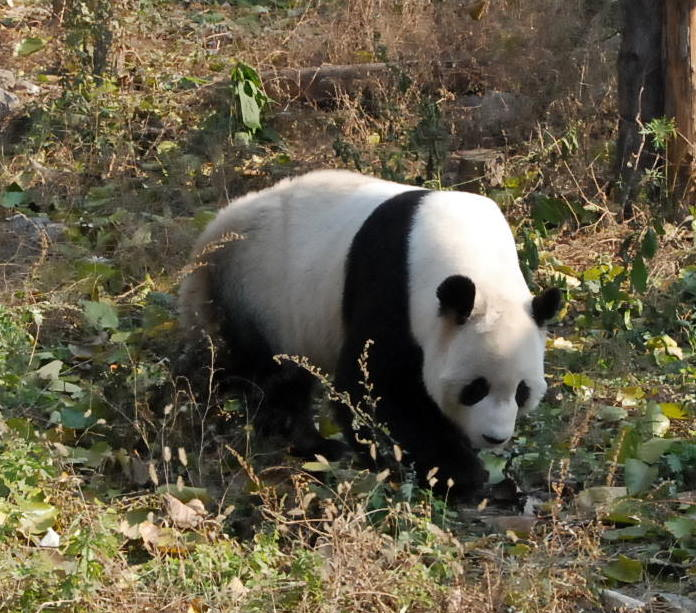
#> input picture brainscore_vision/models/ViT/examples/simple/img.jpg, 696 x 613 px
$ python descriptor.py ../ViT/examples/simple/img.jpg --output out.png
#> lines starting #> are read from the running program, lines starting #| are printed output that depends on the picture
"""Gabor-filter entropy features for arbitrary image sets.

This is a standalone Python port of the descriptor behind the
GaborFilterEntropy4x4Cosine model from the EntropyReanalysis MATLAB scripts.
The default settings match that model: 256x256 grayscale images, six octave
frequency bands [1, 2, 4, 8, 16, 32], six orientations, 30 degree orientation
bandwidth, entropy in a 4x4 spatial grid, and cosine distance for the RDM.

The key Brain-Score-friendly entry point is ``GaborFilterEntropyExtractor``:
call ``extract_from_paths`` or ``extract_from_images`` to get a
stimulus-by-feature matrix that can later be wrapped as model activations.
"""

from __future__ import annotations

import argparse
from dataclasses import dataclass, field
from pathlib import Path
from typing import Iterable, Sequence

import numpy as np
from PIL import Image


@dataclass(frozen=True)
class GaborEntropyConfig:
    """Configurable parameters for the Gabor-filter entropy descriptor."""

    image_size: int = 256
    grid: tuple[int, int] = (4, 4)
    spatial_frequencies: tuple[float, ...] = (1, 2, 4, 8, 16, 32)
    n_orientations: int = 6
    orientation_bandwidth: float = 30.0
    entropy_bins: int = 256
    resize_mode: str = "resize"
    keep_global_entropy: bool = False
    output_dtype: str = "float32"
    valid_extensions: tuple[str, ...] = field(
        default=(".jpg", ".jpeg", ".png", ".bmp", ".tif", ".tiff")
    )


class GaborFilterEntropyExtractor:
    """Compute Gabor-filtered block-entropy image descriptors."""

    def __init__(self, config: GaborEntropyConfig | None = None):
        self.config = config or GaborEntropyConfig()
        self._validate_config()
        self.filter_bank = self._make_filter_bank()

    def extract_from_paths(self, image_paths: Sequence[str | Path]) -> np.ndarray:
        """Return an n_images x n_features descriptor matrix."""

        images = [self._load_image(path) for path in image_paths]
        return self.extract_from_images(images)

    def extract_from_images(self, images: Sequence[np.ndarray | Image.Image]) -> np.ndarray:
        """Return descriptors from already-loaded images."""

        features = [self.extract_one(image) for image in images]
        if not features:
            n_filters = len(self.config.spatial_frequencies) * self.config.n_orientations
            n_blocks = self.config.grid[0] * self.config.grid[1]
            n_features = n_filters * n_blocks
            if self.config.keep_global_entropy:
                n_features += n_filters
            return np.zeros((0, n_features), dtype=self.config.output_dtype)
        return np.asarray(features, dtype=self.config.output_dtype)

    def extract_one(self, image: np.ndarray | Image.Image) -> np.ndarray:
        """Return the descriptor for one image."""

        stimulus = self._prepare_image(image)
        spectrum = np.fft.fftshift(np.fft.fft2(stimulus, s=(self.config.image_size, self.config.image_size)))

        block_vectors = []
        global_values = []
        for current_filter in np.moveaxis(self.filter_bank, 2, 0):
            filtered = spectrum * current_filter
            filtered = np.fft.fftshift(filtered)
            filtered = np.fft.ifft2(filtered)
            filtered = np.real(filtered) / (self.config.image_size * self.config.image_size)
            filtered = self._normalize_zero_one(filtered)

            if self.config.keep_global_entropy:
                global_values.append(image_entropy(filtered, self.config.entropy_bins))
            block_vectors.append(self._block_entropy_vector(filtered))

        descriptor = np.concatenate(block_vectors)
        if self.config.keep_global_entropy:
            descriptor = np.concatenate([np.asarray(global_values, dtype=np.float64), descriptor])
        return descriptor.astype(self.config.output_dtype, copy=False)

    # [4 lines left out: function cosine_rdm, not called in this run]

    def _validate_config(self) -> None:
        cfg = self.config
        if cfg.image_size <= 0 or cfg.image_size & (cfg.image_size - 1):
            raise ValueError("image_size must be a positive power of two, e.g. 256.")
        if cfg.grid[0] <= 0 or cfg.grid[1] <= 0:
            raise ValueError("grid dimensions must be positive.")
        if cfg.n_orientations <= 0:
            raise ValueError("n_orientations must be positive.")
        if cfg.orientation_bandwidth <= 0:
            raise ValueError("orientation_bandwidth must be positive.")
        if cfg.entropy_bins <= 1:
            raise ValueError("entropy_bins must be greater than one.")
        if cfg.resize_mode not in {"resize", "center_crop", "pad"}:
            raise ValueError("resize_mode must be one of: resize, center_crop, pad.")

    def _load_image(self, path: str | Path) -> Image.Image:
        return Image.open(path).convert("L")
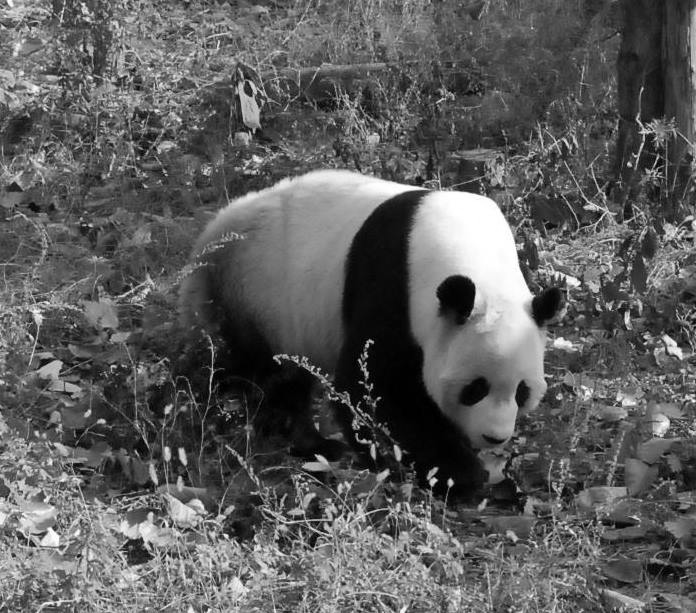
#> returned value: PIL image 696x613 L; min 0, max 255, mean 92.8
#> in extract_from_paths, `images = [self._load_image(path) for path in image_paths]`: images = 1 item

    def _prepare_image(self, image: np.ndarray | Image.Image) -> np.ndarray:
        if isinstance(image, Image.Image):
            pil_image = image.convert("L")
        else:
            array = np.asarray(image)
            if array.ndim == 2:
                pil_image = Image.fromarray(to_uint8(array), mode="L")
            elif array.ndim == 3:
                pil_image = Image.fromarray(to_uint8(array)).convert("L")
            else:
                raise ValueError(f"Expected 2D or 3D image array, got shape {array.shape}.")

        pil_image = resize_grayscale_image(pil_image, self.config.image_size, self.config.resize_mode)
        return np.asarray(pil_image, dtype=np.float64) / 255.0

    def _make_filter_bank(self) -> np.ndarray:
        n = self.config.image_size
        n_filters = len(self.config.spatial_frequencies) * self.config.n_orientations
        filter_bank = np.zeros((n, n, n_filters), dtype=np.float64)

        filter_index = 0
        for low_cutoff in self.config.spatial_frequencies:
            high_cutoff = low_cutoff * 2
            frequency_filter = freq_filt(n, low_cutoff, high_cutoff)
            for orientation_index in range(1, self.config.n_orientations + 1):
                orientation = orientation_index * (180 / self.config.n_orientations)
                orientation -= 180 / self.config.n_orientations
                orientation = 180 - orientation
                low_orientation = orientation - self.config.orientation_bandwidth / 2
                high_orientation = orientation + self.config.orientation_bandwidth / 2
                orientation_filter = ori_filt(n, low_orientation, high_orientation)
                filter_bank[:, :, filter_index] = frequency_filter * orientation_filter
                filter_index += 1
        return filter_bank

    def _block_entropy_vector(self, image: np.ndarray) -> np.ndarray:
        row_edges = np.fix(np.linspace(0, image.shape[0], self.config.grid[0] + 1)).astype(int)
        col_edges = np.fix(np.linspace(0, image.shape[1], self.config.grid[1] + 1)).astype(int)
        values = []
        for row_n in range(len(row_edges) - 1):
            row_sel = slice(row_edges[row_n], row_edges[row_n + 1])
            for col_n in range(len(col_edges) - 1):
                col_sel = slice(col_edges[col_n], col_edges[col_n + 1])
                values.append(image_entropy(image[row_sel, col_sel], self.config.entropy_bins))
        return np.asarray(values, dtype=np.float64)

    @staticmethod
    def _normalize_zero_one(image: np.ndarray) -> np.ndarray:
        image = image - np.min(image)
        image_max = np.max(image)
        if image_max > 0:
            image = image / image_max
        return image


def image_entropy(image: np.ndarray, bins: int = 256) -> float:
    """MATLAB entropy-like Shannon entropy over ``bins`` gray-level bins."""

    clipped = np.clip(np.asarray(image, dtype=np.float64), 0.0, 1.0)
    quantized = np.floor(clipped * (bins - 1) + 0.5).astype(np.int64)
    counts = np.bincount(quantized.ravel(), minlength=bins).astype(np.float64)
    probabilities = counts[counts > 0] / counts.sum()
    return float(-np.sum(probabilities * np.log2(probabilities)))


# [12 lines left out: function pairwise_cosine_distance, not called in this run]


def resize_grayscale_image(image: Image.Image, image_size: int, mode: str) -> Image.Image:
    """Return a square grayscale PIL image with side length ``image_size``."""
#> called with image_size = 256, mode = 'resize'

    if mode == "resize":
        return image.resize((image_size, image_size), Image.BICUBIC)
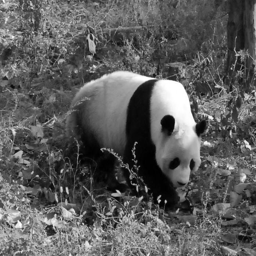
#> returned value: PIL image 256x256 L; min 0, max 255, mean 92.8

    width, height = image.size
    if mode == "center_crop":
        side = min(width, height)
        left = (width - side) // 2
        top = (height - side) // 2
        image = image.crop((left, top, left + side, top + side))
        return image.resize((image_size, image_size), Image.BICUBIC)

    if mode == "pad":
        side = max(width, height)
        canvas = Image.new("L", (side, side), color=128)
        left = (side - width) // 2
        top = (side - height) // 2
        canvas.paste(image, (left, top))
        return canvas.resize((image_size, image_size), Image.BICUBIC)

    raise ValueError(f"Unknown resize mode: {mode}")


# [14 lines left out: function to_uint8, not called in this run]


def discover_images(input_path: str | Path, valid_extensions: Iterable[str]) -> list[Path]:
    """Return sorted image paths from a file, folder, or text file list."""

    path = Path(input_path)
    valid = {extension.lower() for extension in valid_extensions}
    if path.is_dir():
        return sorted(candidate for candidate in path.iterdir() if candidate.suffix.lower() in valid)
    if path.is_file() and path.suffix.lower() in valid:
        return [path]
    if path.is_file():
        base = path.parent
        paths = []
        for line in path.read_text(encoding="utf-8").splitlines():
            stripped = line.strip()
            if not stripped:
                continue
            candidate = Path(stripped)
            if not candidate.is_absolute():
                candidate = base / candidate
            paths.append(candidate)
        return paths
    raise FileNotFoundError(f"Could not find image input: {input_path}")


def parse_args() -> argparse.Namespace:
    parser = argparse.ArgumentParser(
        description="Compute GaborFilterEntropy grid features and optional cosine RDM."
    )
    parser.add_argument("input", help="Image file, image folder, or text file with one image path per line.")
    parser.add_argument("--output", required=True, help="Output .npz, .csv, or .mat file.")
    parser.add_argument("--save", choices=("features", "rdm", "both"), default="features")
    parser.add_argument("--image-size", type=int, default=256)
    parser.add_argument("--grid", type=int, nargs=2, default=(4, 4), metavar=("ROWS", "COLS"))
    parser.add_argument("--spatial-frequencies", type=float, nargs="+", default=(1, 2, 4, 8, 16, 32))
    parser.add_argument("--n-orientations", type=int, default=6)
    parser.add_argument("--orientation-bandwidth", type=float, default=30.0)
    parser.add_argument("--entropy-bins", type=int, default=256)
    parser.add_argument("--resize-mode", choices=("resize", "center_crop", "pad"), default="resize")
    parser.add_argument("--keep-global-entropy", action="store_true")
    return parser.parse_args()


def main() -> None:
    args = parse_args()
    config = GaborEntropyConfig(
        image_size=args.image_size,
        grid=tuple(args.grid),
        spatial_frequencies=tuple(args.spatial_frequencies),
        n_orientations=args.n_orientations,
        orientation_bandwidth=args.orientation_bandwidth,
        entropy_bins=args.entropy_bins,
        resize_mode=args.resize_mode,
        keep_global_entropy=args.keep_global_entropy,
    )
    extractor = GaborFilterEntropyExtractor(config)
    image_paths = discover_images(args.input, config.valid_extensions)
    features = extractor.extract_from_paths(image_paths)
#> the loop in extract_one, `for current_filter in np.moveaxis(self.filter_bank, 2, 0):` made 36 passes
#> image_max in _normalize_zero_one on passes 1 to 12: 1.04e-06, 8.15e-07, 1.43e-06, 2.99e-06, 3.19e-06, 2.52e-06, 4.44e-06, 2.71e-06, 2.32e-06, 3.25e-06, 3.61e-06, 4.26e-06
#> pass 1, in extract_one, `filtered = np.real(filtered) / (self.config.image_size * self.config.i..`:
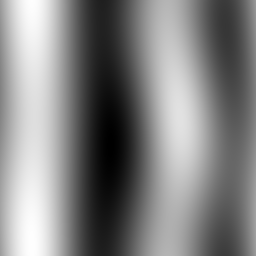
#> filtered: shape (256, 256) float64; min -5.36e-07, max 5.04e-07, mean 9.36e-13; drawn with min black and max white
#> pass 1, in image_entropy, `clipped = np.clip(np.asarray(image, dtype=np.float64), 0.0, 1.0)`:
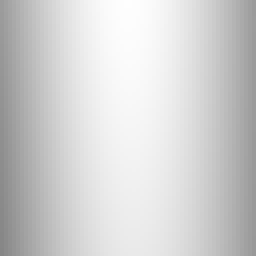
#> clipped: shape (64, 64) float64 (shown 4 times larger); min 0.528, max 0.997, mean 0.822
#> after the loop in extract_one, `for current_filter in np.moveaxis(self.filter_bank, 2, 0):`:
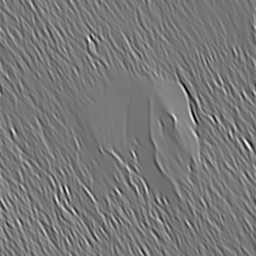
#> filtered: shape (256, 256) float64; min 0, max 1, mean 0.472
#> after the loop in extract_one, `for current_filter in np.moveaxis(self.filter_bank, 2, 0):`: block_vectors = 36 items; global_values = []
#> in extract_one, `descriptor = np.concatenate(block_vectors)`: descriptor = 576 values, max 7.91 at index 182, min 4.53 at index 276, mean 6.27
#> in extract_from_images, `features = [self.extract_one(image) for image in images]`: features = 1 item
    rdm = extractor.cosine_rdm(features) if args.save in {"rdm", "both"} else None
    save_outputs(Path(args.output), args.save, features, rdm, image_paths, config)


def save_outputs(
    output_path: Path,
    save_mode: str,
    features: np.ndarray,
    rdm: np.ndarray | None,
    image_paths: Sequence[Path],
    config: GaborEntropyConfig,
) -> None:
    output_path.parent.mkdir(parents=True, exist_ok=True)
    suffix = output_path.suffix.lower()
    image_names = np.asarray([path.name for path in image_paths], dtype=object)
    config_dict = {
        "image_size": config.image_size,
        "grid": np.asarray(config.grid),
        "spatial_frequencies": np.asarray(config.spatial_frequencies),
        "n_orientations": config.n_orientations,
        "orientation_bandwidth": config.orientation_bandwidth,
        "entropy_bins": config.entropy_bins,
        "resize_mode": config.resize_mode,
        "keep_global_entropy": config.keep_global_entropy,
    }

    if suffix == ".csv":
        if save_mode == "both":
            raise ValueError("CSV output supports only --save features or --save rdm.")
        np.savetxt(output_path, features if save_mode == "features" else rdm, delimiter=",")
    elif suffix == ".mat":
        from scipy.io import savemat

        payload = {"image_names": image_names, "config": config_dict}
        if save_mode in {"features", "both"}:
            payload["features"] = features
        if save_mode in {"rdm", "both"}:
            payload["rdm"] = rdm
        savemat(output_path, payload)
    elif suffix == ".npz":
        payload = {"image_names": image_names, **config_dict}
        if save_mode in {"features", "both"}:
            payload["features"] = features
        if save_mode in {"rdm", "both"}:
            payload["rdm"] = rdm
        np.savez(output_path, **payload)
    else:
#> (the run stopped early here; a loop or call above may not have finished)
